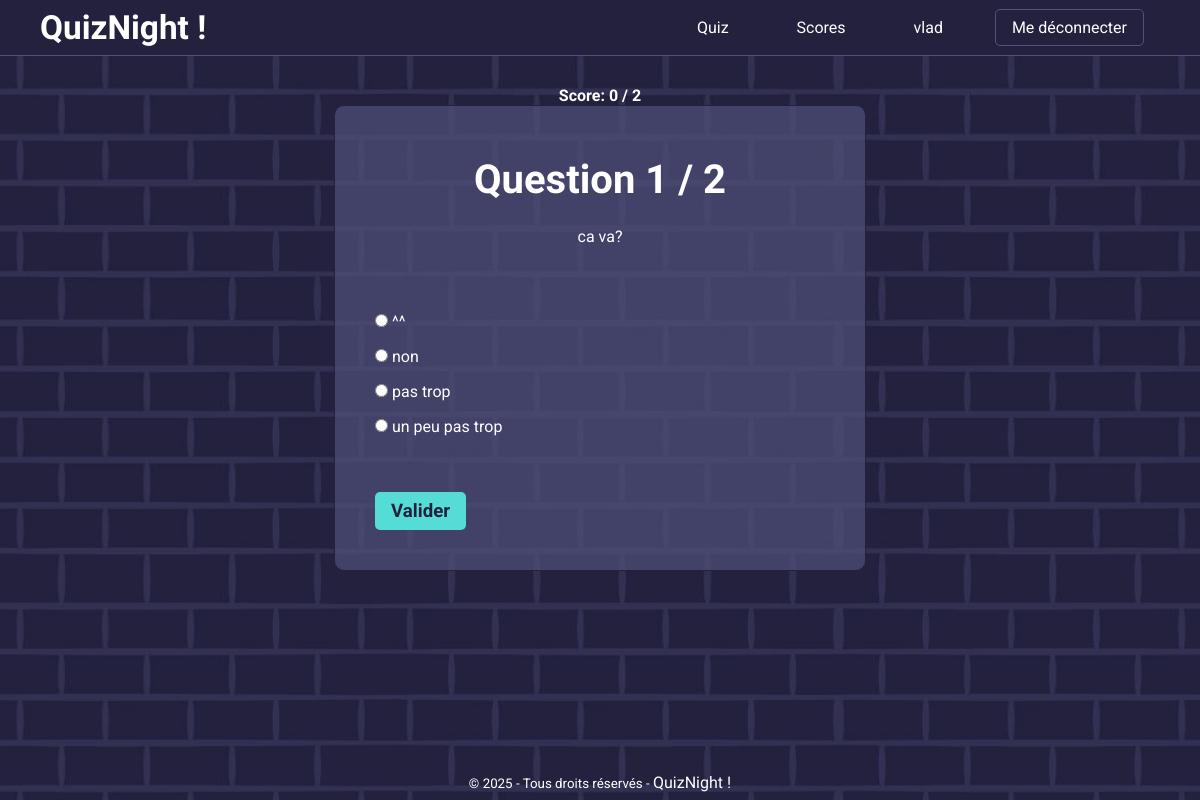
The app's page /play_quiz.php?id=14 (signed in) with its own data.
### tables this page shows
CREATE TABLE IF NOT EXISTS `questions` (
  `id` int NOT NULL AUTO_INCREMENT,
  `quiz_id` int NOT NULL,
  `question_text` text NOT NULL,
  PRIMARY KEY (`id`),
  KEY `quiz_id` (`quiz_id`)
);

CREATE TABLE IF NOT EXISTS `answers` (
  `id` int NOT NULL AUTO_INCREMENT,
  `question_id` int NOT NULL,
  `answer_text` text NOT NULL,
  `is_correct` tinyint(1) NOT NULL,
  PRIMARY KEY (`id`),
  KEY `question_id` (`question_id`)
);

### play_quiz.php (the view, shortened to what this page needs)
<?php
require_once 'views/header.php';
$quizId = (int) $_GET['id'];
$stmt = $pdo->prepare("SELECT id, question_text FROM questions WHERE quiz_id = ? ORDER BY id ASC");
$stmt->execute([$quizId]);
$questions = $stmt->fetchAll(PDO::FETCH_ASSOC);
$currentQuestionIndex = $_SESSION['current_question'];
$currentQuestion = $questions[$currentQuestionIndex];
$stmt = $pdo->prepare("SELECT id, answer_text, is_correct FROM answers WHERE question_id = ?");
$stmt->execute([$currentQuestion['id']]);
$answers = $stmt->fetchAll(PDO::FETCH_ASSOC);
?>
<main>
    <div>
        <strong>Score: <?= $_SESSION['score'] ?> / <?= count($questions) ?></strong>
    </div>
    <section class="form form-container">
        <h2>Question <?= $currentQuestionIndex + 1 ?> / <?= count($questions) ?></h2>
        <p class="form-question"><?= htmlspecialchars($currentQuestion['question_text']) ?></p>
        <form class="form-container" action="" method="POST">
            <?php foreach ($answers as $answer) : ?>
                <div class="question">
                    <input type="radio" id="answer<?= $answer['id'] ?>" name="answer" value="<?= $answer['id'] ?>" required>
                    <label for="answer<?= $answer['id'] ?>"><?= htmlspecialchars($answer['answer_text']) ?></label>
                </div>
            <?php endforeach; ?>
            <button class="button" type="submit">Valider</button>
        </form>
    </section>
</main>
<?php require_once 'views/footer.php'; ?>

### assets/style.css (style rules this page uses)
:root { --primary: #23213D; --secondary: #51517A; --secondary-70: rgb(81, 81, 122, 0.7); --tertiary: #55DCD7; --white-:#FFFFFF; }
* { padding: 0px; margin: 0px; text-decoration: none; list-style-type: none; border: none; color: var(--white-); }
body { background-color: var(--primary); background-image: url("./img/background.jpg"); background-size: cover; background-position: center; background-repeat: no-repeat; background-attachment: fixed; min-height: 100vh; display: flex; flex-direction: column; font-family: "Roboto", serif; gap: 30px; }
main { display: flex; flex-direction: column; justify-content: space-between; align-items: center; }
input { color:black; }
.form-container { padding-top: 50px; justify-self: center; width: 450px; height: auto; align-self: center; justify-content: center; }

### records on screen
questions: question_text "ca va?"
answers: answer_text "^^"
answers: answer_text "non"
answers: answer_text "pas trop"
answers: answer_text "un peu pas trop"

### other values on screen
$_SESSION["username"] "vlad"
$_SESSION['score'] "0"
count($questions) "2"
$currentQuestionIndex + 1 "1"
